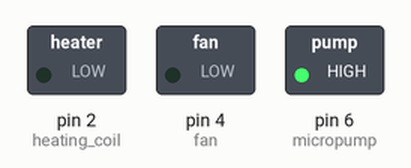
Recording of a sketch running on a simulated Arduino Uno, built with avr-gcc and run on an emulated ATmega328P. Parts: switched loads named in the sketch (green lamp = pin HIGH).

Above: at 0.1 s.
At 20.1 s:
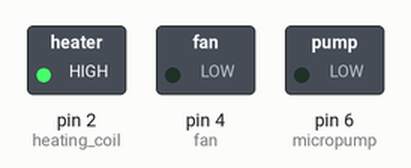
At 22.1 s:
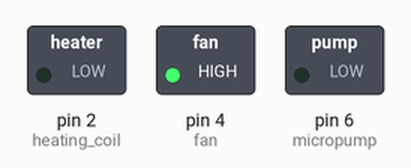
At 27.1 s:
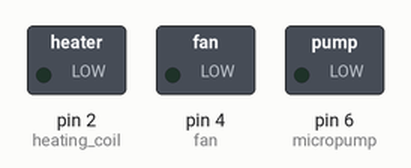
Timing chart, 0 to 28.6 s (numbered marks = the images above):
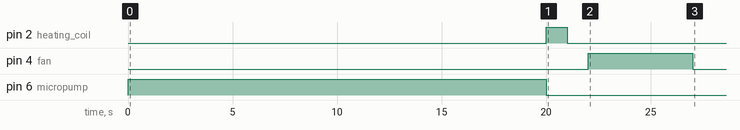

The sketch:

VarScent.ino
```cpp
void setup() {
  pinMode(2, OUTPUT);    // heating coil
  pinMode(4, OUTPUT);    // fan
  pinMode(6, OUTPUT);    // micropump
  digitalWrite(6, HIGH); // Turns micropump on
  delay(20000);            // pumps
  digitalWrite(6, LOW);  // turns off

  digitalWrite(2, HIGH);  // Turns coil on
  delay(1000);           // stays on for 1 sec
  digitalWrite(2, LOW);   //Turns coil off
  delay(1000);
  digitalWrite(4, HIGH);  // Turns fan on
  delay(5000);            // waits for a second
  digitalWrite(4, LOW);  // turns off


}

void loop() {


}
```
